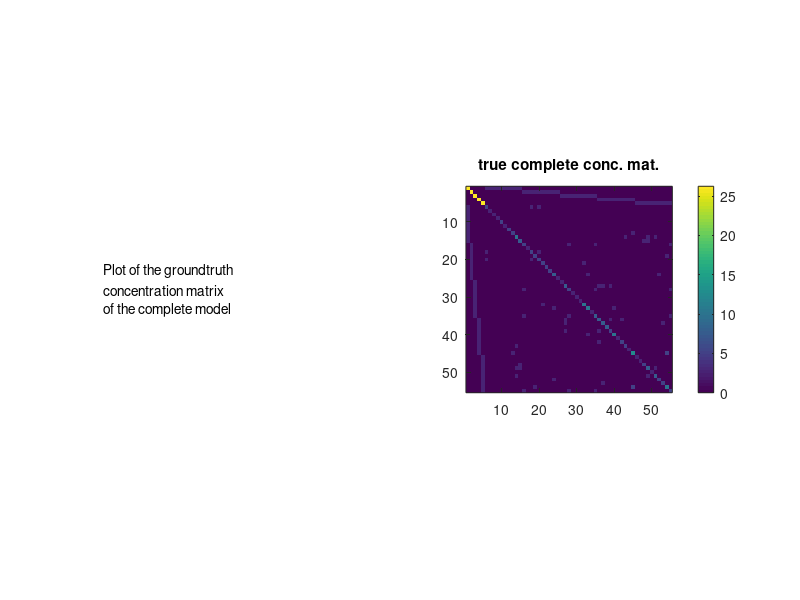
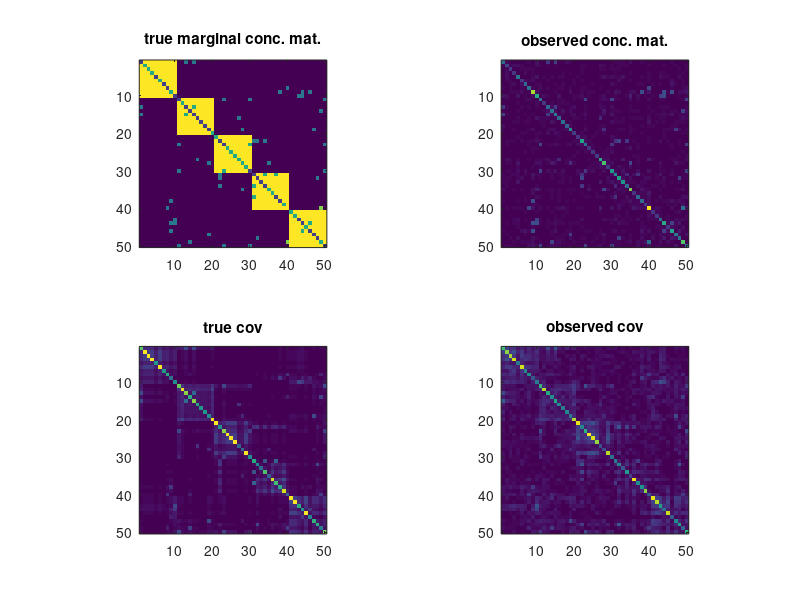

The MATLAB script that drew these images, in order:
% Toy example
% with three blocks of size resp 20,10,5

clear all; clc; close all;
%% settings

n=500; % number of samples

ks=[10 10 10 10 10];


pl=length(ks); % number of latent variables
po=sum(ks);% number of observed variables

pt=po+pl;
sigma2l=.8;
sigma2lo=.4;
scale=ones(pl,1);
% scale=1./sqrt(ks);

% slo=.2; % level of sparsity on latent-observed block of conceptration mat
soo=.02; % level of sparsity on latent-observed block of conceptration mat
% Soo=randn(po,po);
Soo=ones(po,po);
Soo=Soo.*double((rand(po,po)<soo));
Doo=eye(po)/sigma2lo+Soo*Soo'/sigma2lo;
Dol=zeros(po,pl);
for i=1:pl
    if i>1
        i1=sum(ks(1:(i-1)))+1;
    else
        i1=1;
    end
    i2=i1+ks(i)-1;
    Dol(i1:i2,i)=-ones(ks(i),1)*scale(i)/sigma2lo;
end
Dll=zeros(pl);
for i=1:pl
Dll(i,i)=1/sigma2l+ks(i)*scale(i)^2/sigma2lo;
end

%% construction of the conceptration matrix
Dfull=zeros(pt);
Dfull(1:pl,1:pl)=Dll;
Dfull((pl+1):pt,(pl+1):pt)=Doo;
Dfull(1:pl,(pl+1):pt)=Dol';
Dfull((pl+1):pt,1:pl)=Dol;

Dfull=.5*(Dfull+Dfull');
Dmargo=Doo-Dol*Dol';


descr = {'Plot of the groundtruth '
    'concentration matrix';
    'of the complete model'};

figure(1);clf;
subplot(1,2,1)
axis off;
text(0,.5,descr)
pbaspect([1 1 1]);
subplot(1,2,2)
imagesc(abs(Dfull));
colorbar;
pbaspect([1 1 1]);
title('true complete conc. mat.');

if eigs(Dfull,1,'sa')<0
    error('The conceptration matrix of the complete model is not PSD \n')
end

%% sampling data
mu=zeros(1,pt); % vector of means
Xfull=mvnrnd(mu, inv(Dfull), n)';
X=Xfull((pl+1):pt,:);
S=cov(X');
% S=inv(Dmargo);

%% plotting

figure(2);clf;
subplot(2,2,1);
imagesc(abs(Dmargo));
pbaspect([1 1 1]);
title('true marginal conc. mat.');
subplot(2,2,2);
imagesc(abs(inv(S)));
pbaspect([1 1 1]);
title('observed conc. mat.');
subplot(2,2,3);
imagesc(abs(inv(Dmargo)));
pbaspect([1 1 1]);
title('true cov');
subplot(2,2,4);
imagesc(abs(S));
pbaspect([1 1 1]);
title('observed cov');


 